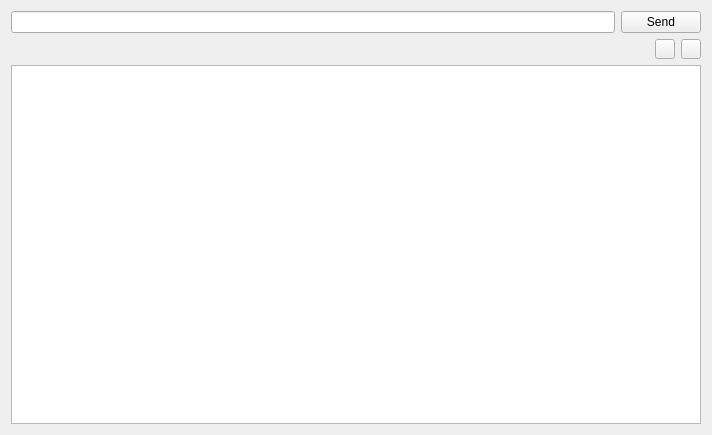
<?xml version="1.0" encoding="UTF-8"?>
<ui version="4.0">
 <class>ConsoleWnd</class>
 <widget class="QWidget" name="ConsoleWnd">
  <property name="windowModality">
   <enum>Qt::WindowModal</enum>
  </property>
  <property name="geometry">
   <rect>
    <x>0</x>
    <y>0</y>
    <width>712</width>
    <height>435</height>
   </rect>
  </property>
  <property name="sizePolicy">
   <sizepolicy hsizetype="Expanding" vsizetype="Expanding">
    <horstretch>0</horstretch>
    <verstretch>0</verstretch>
   </sizepolicy>
  </property>
  <property name="minimumSize">
   <size>
    <width>712</width>
    <height>435</height>
   </size>
  </property>
  <property name="maximumSize">
   <size>
    <width>800</width>
    <height>800</height>
   </size>
  </property>
  <property name="windowTitle">
   <string>Console</string>
  </property>
  <property name="windowIcon">
   <iconset resource="../../resource.qrc">
    <normaloff>:/images/NewSet/console.png</normaloff>:/images/NewSet/console.png</iconset>
  </property>
  <property name="styleSheet">
   <string notr="true"/>
  </property>
  <layout class="QHBoxLayout" name="horizontalLayout">
   <item>
    <layout class="QVBoxLayout" name="mainConsVerl">
     <property name="sizeConstraint">
      <enum>QLayout::SetNoConstraint</enum>
     </property>
     <item>
      <layout class="QHBoxLayout" name="mainConsVerlHorl1">
       <property name="sizeConstraint">
        <enum>QLayout::SetMaximumSize</enum>
       </property>
       <item>
        <widget class="QLineEdit" name="controlSendLine"/>
       </item>
       <item>
        <widget class="QPushButton" name="controlSendPusb">
         <property name="text">
          <string>Send</string>
         </property>
        </widget>
       </item>
      </layout>
     </item>
     <item>
      <layout class="QHBoxLayout" name="mainConsVerlHorl2">
       <property name="sizeConstraint">
        <enum>QLayout::SetMaximumSize</enum>
       </property>
       <item>
        <spacer name="horizontalSpacer">
         <property name="orientation">
          <enum>Qt::Horizontal</enum>
         </property>
         <property name="sizeHint" stdset="0">
          <size>
           <width>40</width>
           <height>20</height>
          </size>
         </property>
        </spacer>
       </item>
       <item>
        <widget class="QPushButton" name="loadScriptPusb">
         <property name="sizePolicy">
          <sizepolicy hsizetype="Expanding" vsizetype="Fixed">
           <horstretch>0</horstretch>
           <verstretch>0</verstretch>
          </sizepolicy>
         </property>
         <property name="minimumSize">
          <size>
           <width>20</width>
           <height>20</height>
          </size>
         </property>
         <property name="maximumSize">
          <size>
           <width>20</width>
           <height>20</height>
          </size>
         </property>
         <property name="toolTip">
          <string>Load script</string>
         </property>
         <property name="text">
          <string/>
         </property>
         <property name="icon">
          <iconset resource="../../resource.qrc">
           <normaloff>:/images/NewSet/load.png</normaloff>:/images/NewSet/load.png</iconset>
         </property>
        </widget>
       </item>
       <item>
        <widget class="QPushButton" name="saveLogPusb">
         <property name="sizePolicy">
          <sizepolicy hsizetype="Expanding" vsizetype="Fixed">
           <horstretch>0</horstretch>
           <verstretch>0</verstretch>
          </sizepolicy>
         </property>
         <property name="minimumSize">
          <size>
           <width>20</width>
           <height>20</height>
          </size>
         </property>
         <property name="maximumSize">
          <size>
           <width>20</width>
           <height>20</height>
          </size>
         </property>
         <property name="toolTip">
          <string>Save log</string>
         </property>
         <property name="text">
          <string/>
         </property>
         <property name="icon">
          <iconset resource="../../resource.qrc">
           <normaloff>:/images/NewSet/save.png</normaloff>:/images/NewSet/save.png</iconset>
         </property>
        </widget>
       </item>
      </layout>
     </item>
     <item>
      <layout class="QHBoxLayout" name="mainConsVerlHorl3">
       <property name="sizeConstraint">
        <enum>QLayout::SetDefaultConstraint</enum>
       </property>
       <item>
        <widget class="QPlainTextEdit" name="controlSendRecievePlte">
         <property name="sizePolicy">
          <sizepolicy hsizetype="Expanding" vsizetype="Expanding">
           <horstretch>0</horstretch>
           <verstretch>0</verstretch>
          </sizepolicy>
         </property>
         <property name="minimumSize">
          <size>
           <width>372</width>
           <height>173</height>
          </size>
         </property>
         <property name="maximumSize">
          <size>
           <width>800</width>
           <height>750</height>
          </size>
         </property>
         <property name="readOnly">
          <bool>true</bool>
         </property>
        </widget>
       </item>
      </layout>
     </item>
    </layout>
   </item>
  </layout>
 </widget>
 <resources>
  <include location="../../resource.qrc"/>
 </resources>
 <connections/>
</ui>
